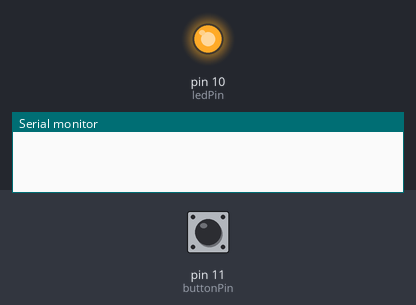
A sketch run on a simulated Arduino Uno, built with avr-gcc and run on an emulated ATmega328P. Shown: output pins drawn as LEDs (lit = HIGH), the last lines printed to the serial monitor. The inputs (shaded band) are chosen by the test bench; at power-on: pin 11 (buttonPin) LOW.

Above: at 1.2 s.
1.3 s: pin 11 (buttonPin) pulled HIGH for 0.15 s
At 2.0 s:
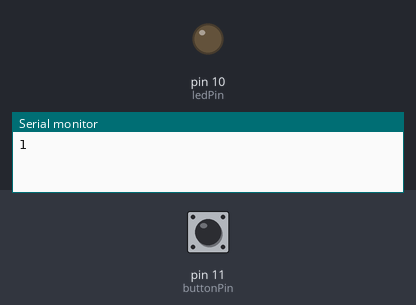
2.9 s: pin 11 (buttonPin) pulled HIGH for 1 s
At 3.3 s:
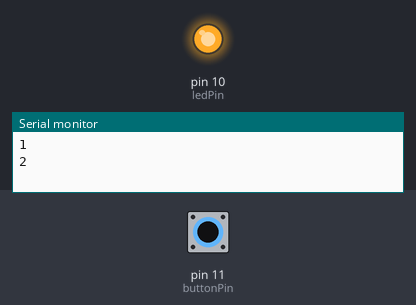
5.4 s: pin 11 (buttonPin) pulled HIGH for 3.2 s
At 6.4 s:
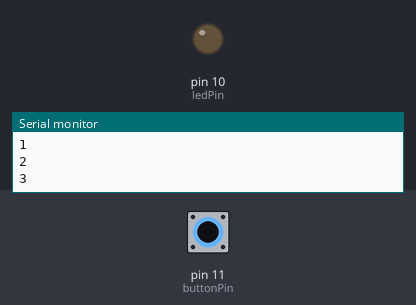
Timing chart, 0 to 8.4 s (numbered marks = the images above; inputs shaded):
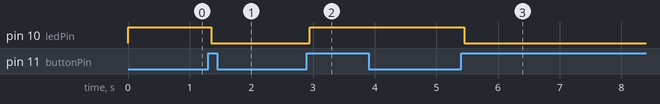

The sketch:

Exercise3_LatchingButton.ino
```cpp
#define LED 10
#define BUTTON 11

int buttonPin = BUTTON;
int ledPin = LED;

// Variables will change:
int buttonPushCounter = 0;  // counter for the number of button presses
int buttonState = 0;        // current state of the button
int lastButtonState = 0;    // previous state of the button

void setup() {
  Serial.begin(9600);
  pinMode(buttonPin, INPUT);
  pinMode(ledPin, OUTPUT);
}


void loop() {
  buttonState = digitalRead(buttonPin);

  if (buttonState != lastButtonState) {
    if (buttonState == HIGH) {
      buttonPushCounter++;
      Serial.println(buttonPushCounter);}
    delay(50);
    }
  lastButtonState = buttonState;


  if (buttonPushCounter % 2 == 0) {
    digitalWrite(ledPin, HIGH);
  } else {
    digitalWrite(ledPin, LOW);
  }
}
```

Measured:
- after the input at 1.3 s, pin 10 (ledPin): HIGH → LOW after 0.05 s
- after the input at 2.9 s, pin 10 (ledPin): LOW → HIGH after 0.05 s
- after the input at 5.4 s, pin 10 (ledPin): HIGH → LOW after 0.05 s
